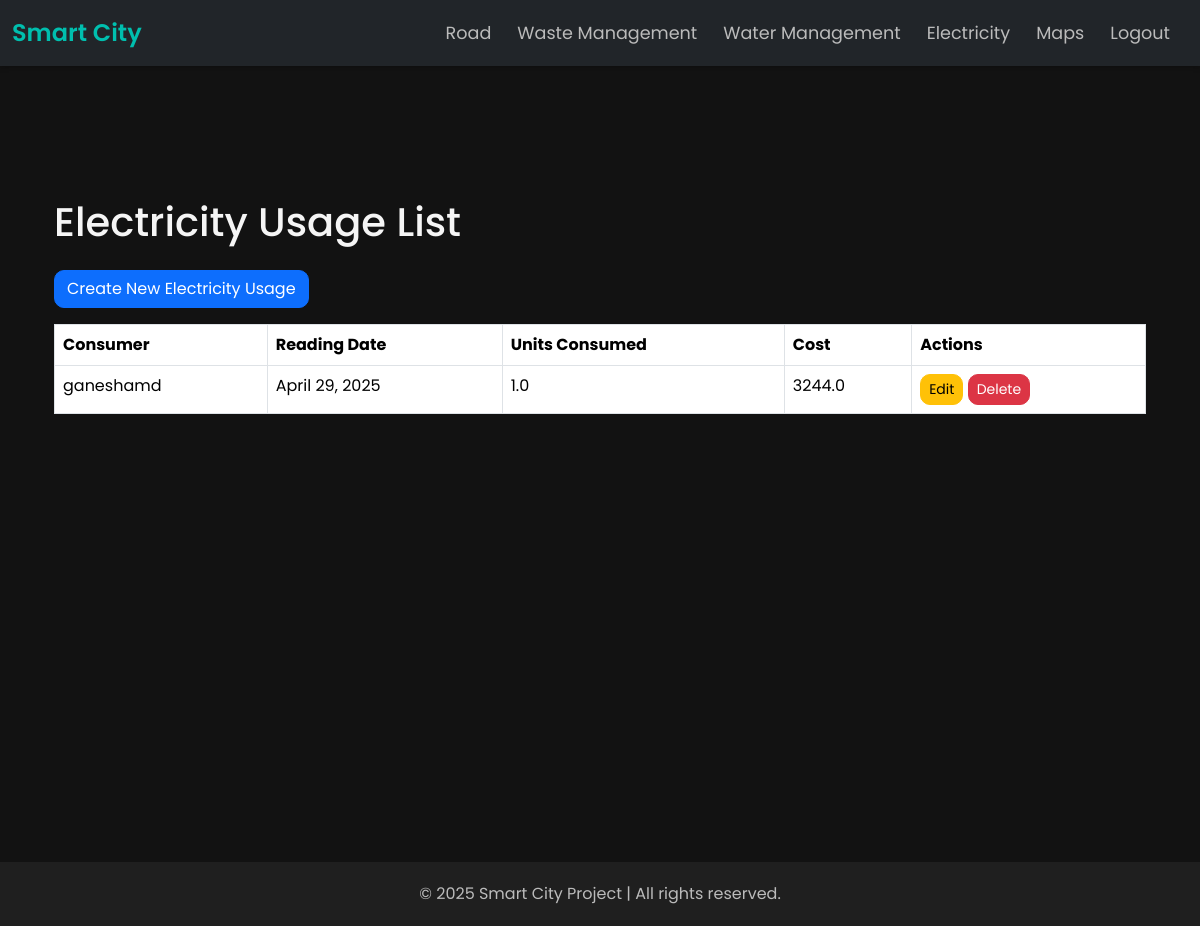
Page /electricity/electricity_usages/ on the committed database.
### electricity/models.py (models this page shows, shortened)
class ElectricityUsage(models.Model):
    consumer = models.ForeignKey(Consumer, on_delete=models.CASCADE)
    reading_date = models.DateField()
    units_consumed = models.FloatField(help_text="In kWh")
    cost = models.FloatField()

class Consumer(models.Model):
    user = models.OneToOneField(User, on_delete=models.CASCADE)
    address = models.TextField()
    meter_number = models.CharField(max_length=100, unique=True)
    connected_transformer = models.ForeignKey(Transformer, on_delete=models.SET_NULL, null=True)

### electricity/views.py (the view)
# urls.py: path('electricity_usages/', views.electricity_usage_list, name='electricity_usage_list'),
def electricity_usage_list(request):
    electricity_usages = ElectricityUsage.objects.all()
    return render(request, 'electricity/electricity_usage_list.html', {'electricity_usages': electricity_usages})

### electricity/templates/electricity/electricity_usage_list.html (shortened to what this page needs)
{%extends 'base_generic.html'%}
{%block content%}
<div class="container mt-5">
    <h1 class="mb-4">Electricity Usage List</h1>
    <a href="{% url 'electricity:electricity_usage_create' %}" class="btn btn-primary mb-3">Create New Electricity Usage</a>
    <table class="table table-bordered">
        <thead>
            <tr>
                <th>Consumer</th>
                <th>Reading Date</th>
                <th>Units Consumed</th>
                <th>Cost</th>
                <th>Actions</th>
            </tr>
        </thead>
        <tbody>
            {% for usage in electricity_usages %}
                <tr>
                    <td>{{ usage.consumer.user.username }}</td>
                    <td>{{ usage.reading_date }}</td>
                    <td>{{ usage.units_consumed }}</td>
                    <td>{{ usage.cost }}</td>
                    <td>
                        <a href="{% url 'electricity:electricity_usage_update' usage.pk %}" class="btn btn-warning btn-sm">Edit</a>
                        <a href="{% url 'electricity:electricity_usage_delete' usage.pk %}" class="btn btn-danger btn-sm">Delete</a>
                    </td>
                </tr>
            {% endfor %}
        </tbody>
    </table>
</div>
{%endblock%}

### templates/base_generic.html (style rules this page uses)
body { background-color: #121212; font-family: 'Poppins', sans-serif; color: #f5f5f5; margin: 0; }
.container { min-height: 80vh; padding-top: 30px; padding-bottom: 30px; }
.btn { border-radius: 10px; transition: all 0.3s ease; }
.navbar, .container, .footer { animation: fadeIn 0.8s ease-out; }

### rows in the picture
ElectricityUsage: consumer.user.username "ganeshamd", reading_date "April 29, 2025", units_consumed "1.0", cost "3244.0"
